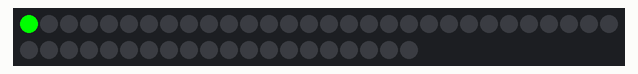
The sketch below on a simulated Arduino Uno, built with avr-gcc and run on an emulated ATmega328P. On the bench: 50 RGB LEDs in strip order, left to right, continuing on the next row.

Above: at 0.01 s.
At 1.36 s:
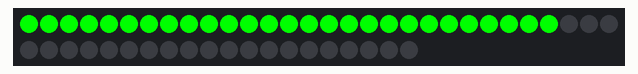
At 2.09 s:
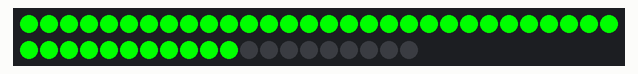
At 2.82 s:
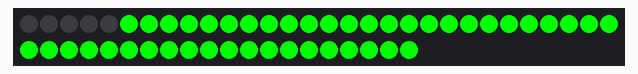
At 4.28 s:
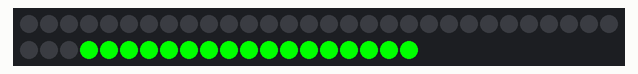
At 5.74 s:
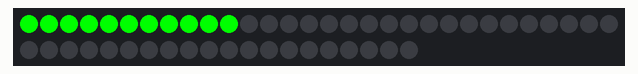

The sketch:

Color_Chase_Example.ino
```cpp
#include <FastLED.h>

#define LED_PIN     1
#define NUM_LEDS    50
#define BRIGHTNESS  64
#define LED_TYPE    WS2811
#define COLOR_ORDER RGB

CRGB leds[NUM_LEDS];

void setup() {
  FastLED.addLeds<LED_TYPE, LED_PIN, COLOR_ORDER>(leds, NUM_LEDS).setCorrection( TypicalLEDStrip );
}

void loop() {
  colorWipe(0x00,0xff,0x00, 50);
  colorWipe(0x00,0x00,0x00, 50);
}

void colorWipe(byte red, byte green, byte blue, int SpeedDelay) {
  for(uint16_t i=0; i<NUM_LEDS; i++) {
      setPixel(i, red, green, blue);
      showStrip();
      delay(SpeedDelay);
  }
}

void showStrip() {
   FastLED.show();
}

void setPixel(int Pixel, byte red, byte green, byte blue) {
   // FastLED
   leds[Pixel].r = red;
   leds[Pixel].g = green;
   leds[Pixel].b = blue;
}

void setAll(byte red, byte green, byte blue) {
  for(int i = 0; i < NUM_LEDS; i++ ) {
    setPixel(i, red, green, blue);
  }
  showStrip();
}
```

Measured:
- by itself, everything shown: repeats every 5.2 s, in 100 steps
